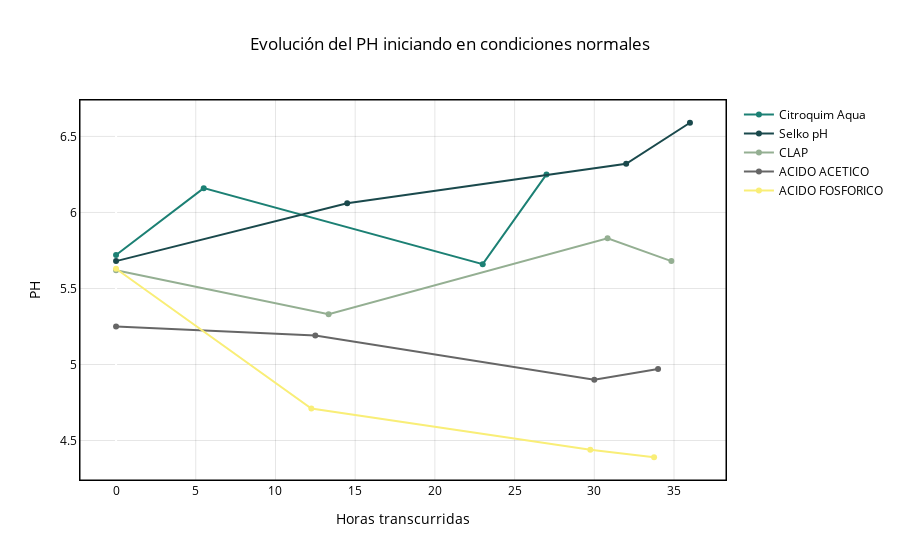

The cell this chart's notebook holds for it:
### Code cell
fig_ph0 = plot_metric_curve(
    df_post[df_post["ref"]==0],
    metric="pH",
    #save_html=f"{ROOT_IMAGEN}/ph_curva_0.html",
    annotate_initial=False,
    title="Evolución del PH iniciando en condiciones normales"
)
fig_ph0.show()
s3.save_plotly_html(fig_ph0, "ph_curva_0")

### Figure 1 — Plotly figure (JSON) as saved in the notebook; plotly's stock layout.template omitted (floating-point values rounded to 4 significant figures)
{"data": [{"hovertemplate": "producto=Citroquim Aqua<br>elapsed_h=%{x}<br>pH=%{y}<extra></extra>", "legendgroup": "Citroquim Aqua", "line": {"color": "#1c8074", "dash": "solid"}, "marker": {"symbol": "circle"}, "mode": "lines+markers", "name": "Citroquim Aqua", "orientation": "v", "showlegend": true, "type": "scatter", "x": [0, 5.5, 23, 27], "xaxis": "x", "y": [5.72, 6.16, 5.66, 6.25], "yaxis": "y"}, {"hovertemplate": "producto=Selko pH<br>elapsed_h=%{x}<br>pH=%{y}<extra></extra>", "legendgroup": "Selko pH", "line": {"color": "#1a494c", "dash": "solid"}, "marker": {"symbol": "circle"}, "mode": "lines+markers", "name": "Selko pH", "orientation": "v", "showlegend": true, "type": "scatter", "x": [0, 14.5, 32, 36], "xaxis": "x", "y": [5.68, 6.06, 6.32, 6.59], "yaxis": "y"}, {"hovertemplate": "producto=CLAP<br>elapsed_h=%{x}<br>pH=%{y}<extra></extra>", "legendgroup": "CLAP", "line": {"color": "#94af92", "dash": "solid"}, "marker": {"symbol": "circle"}, "mode": "lines+markers", "name": "CLAP", "orientation": "v", "showlegend": true, "type": "scatter", "x": [0, 13.33, 30.83, 34.83], "xaxis": "x", "y": [5.62, 5.33, 5.83, 5.68], "yaxis": "y"}, {"hovertemplate": "producto=ACIDO ACETICO<br>elapsed_h=%{x}<br>pH=%{y}<extra></extra>", "legendgroup": "ACIDO ACETICO", "line": {"color": "#666666", "dash": "solid"}, "marker": {"symbol": "circle"}, "mode": "lines+markers", "name": "ACIDO ACETICO", "orientation": "v", "showlegend": true, "type": "scatter", "x": [0, 12.5, 30, 34], "xaxis": "x", "y": [5.25, 5.19, 4.9, 4.97], "yaxis": "y"}, {"hovertemplate": "producto=ACIDO FOSFORICO<br>elapsed_h=%{x}<br>pH=%{y}<extra></extra>", "legendgroup": "ACIDO FOSFORICO", "line": {"color": "#f9ee77", "dash": "solid"}, "marker": {"symbol": "circle"}, "mode": "lines+markers", "name": "ACIDO FOSFORICO", "orientation": "v", "showlegend": true, "type": "scatter", "x": [0, 12.25, 29.75, 33.75], "xaxis": "x", "y": [5.63, 4.71, 4.44, 4.39], "yaxis": "y"}], "layout": {"legend": {"font": {"color": "black"}, "title": {"text": ""}, "tracegroupgap": 0}, "paper_bgcolor": "rgba(0,0,0,0)", "plot_bgcolor": "rgba(0,0,0,0)", "shapes": [{"line": {"color": "black", "width": 1}, "type": "rect", "x0": 0, "x1": 1, "xref": "paper", "y0": 0, "y1": 1, "yref": "paper"}], "title": {"font": {"color": "black"}, "text": "Evolución del PH iniciando en condiciones normales", "x": 0.5}, "xaxis": {"anchor": "y", "domain": [0, 1], "gridcolor": "rgba(0,0,0,0.1)", "linecolor": "black", "mirror": true, "showline": true, "tickfont": {"color": "black"}, "title": {"font": {"color": "black"}, "text": "Horas transcurridas"}}, "yaxis": {"anchor": "x", "domain": [0, 1], "gridcolor": "rgba(0,0,0,0.1)", "linecolor": "black", "mirror": true, "showline": true, "tickfont": {"color": "black"}, "title": {"font": {"color": "black"}, "text": "PH"}}}}
